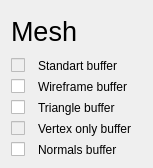
<?xml version="1.0" encoding="UTF-8"?>
<ui version="4.0">
 <class>MeshConfigView</class>
 <widget class="QWidget" name="MeshConfigView">
  <property name="geometry">
   <rect>
    <x>0</x>
    <y>0</y>
    <width>153</width>
    <height>168</height>
   </rect>
  </property>
  <property name="sizePolicy">
   <sizepolicy hsizetype="Preferred" vsizetype="Preferred">
    <horstretch>0</horstretch>
    <verstretch>0</verstretch>
   </sizepolicy>
  </property>
  <property name="maximumSize">
   <size>
    <width>500</width>
    <height>500</height>
   </size>
  </property>
  <property name="windowTitle">
   <string>Form</string>
  </property>
  <layout class="QGridLayout" name="gridLayout">
   <item row="0" column="0">
    <layout class="QVBoxLayout" name="verticalLayout">
     <item>
      <widget class="QLabel" name="title">
       <property name="font">
        <font>
         <pointsize>20</pointsize>
        </font>
       </property>
       <property name="text">
        <string>Mesh</string>
       </property>
      </widget>
     </item>
     <item>
      <layout class="QFormLayout" name="formLayout">
       <property name="labelAlignment">
        <set>Qt::AlignLeading|Qt::AlignLeft|Qt::AlignVCenter</set>
       </property>
       <property name="formAlignment">
        <set>Qt::AlignLeading|Qt::AlignLeft|Qt::AlignVCenter</set>
       </property>
       <property name="horizontalSpacing">
        <number>13</number>
       </property>
       <item row="0" column="0">
        <widget class="QCheckBox" name="standartBufferCheckBox">
         <property name="enabled">
          <bool>false</bool>
         </property>
        </widget>
       </item>
       <item row="0" column="1">
        <widget class="QLabel" name="standartBufferLabel">
         <property name="text">
          <string>Standart buffer</string>
         </property>
        </widget>
       </item>
       <item row="1" column="0">
        <widget class="QCheckBox" name="wireframeBufferCheckBox"/>
       </item>
       <item row="1" column="1">
        <widget class="QLabel" name="wireframeBufferLabel">
         <property name="text">
          <string>Wireframe buffer</string>
         </property>
        </widget>
       </item>
       <item row="2" column="0">
        <widget class="QCheckBox" name="triangleBufferCheckBox"/>
       </item>
       <item row="2" column="1">
        <widget class="QLabel" name="triangleBufferLabel">
         <property name="text">
          <string>Triangle buffer</string>
         </property>
        </widget>
       </item>
       <item row="3" column="0">
        <widget class="QCheckBox" name="vertexOnlyBufferCheckBox">
         <property name="enabled">
          <bool>false</bool>
         </property>
        </widget>
       </item>
       <item row="3" column="1">
        <widget class="QLabel" name="vertexOnlyBufferLabel">
         <property name="text">
          <string>Vertex only buffer</string>
         </property>
        </widget>
       </item>
       <item row="4" column="1">
        <widget class="QLabel" name="normalsBufferLabel">
         <property name="text">
          <string>Normals buffer</string>
         </property>
        </widget>
       </item>
       <item row="4" column="0">
        <widget class="QCheckBox" name="normalsBufferCheckBox"/>
       </item>
      </layout>
     </item>
    </layout>
   </item>
  </layout>
 </widget>
 <resources/>
 <connections/>
</ui>
